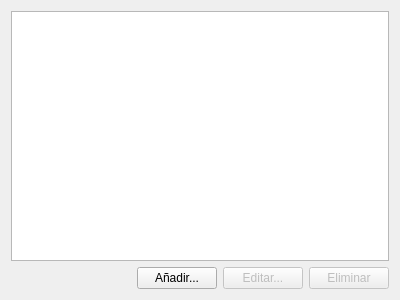
<?xml version="1.0" encoding="UTF-8"?>
<ui version="4.0">
 <class>ZonaListClass</class>
 <widget class="DataList" name="ZonaListClass">
  <property name="geometry">
   <rect>
    <x>0</x>
    <y>0</y>
    <width>400</width>
    <height>300</height>
   </rect>
  </property>
  <property name="windowTitle">
   <string>Form</string>
  </property>
  <layout class="QVBoxLayout" name="verticalLayout">
   <item>
    <widget class="QTableView" name="tabla"/>
   </item>
   <item>
    <layout class="QHBoxLayout" name="horizontalLayout">
     <item>
      <spacer name="horizontalSpacer">
       <property name="orientation">
        <enum>Qt::Horizontal</enum>
       </property>
       <property name="sizeHint" stdset="0">
        <size>
         <width>40</width>
         <height>20</height>
        </size>
       </property>
      </spacer>
     </item>
     <item>
      <widget class="QPushButton" name="anade">
       <property name="text">
        <string>Añadir...</string>
       </property>
      </widget>
     </item>
     <item>
      <widget class="QPushButton" name="edita">
       <property name="enabled">
        <bool>false</bool>
       </property>
       <property name="text">
        <string>Editar...</string>
       </property>
      </widget>
     </item>
     <item>
      <widget class="QPushButton" name="elimina">
       <property name="enabled">
        <bool>false</bool>
       </property>
       <property name="text">
        <string>Eliminar</string>
       </property>
      </widget>
     </item>
    </layout>
   </item>
  </layout>
 </widget>
 <customwidgets>
  <customwidget>
   <class>DataList</class>
   <extends>QWidget</extends>
   <header location="global">widgets/datalist.h</header>
   <container>1</container>
  </customwidget>
 </customwidgets>
 <resources/>
 <connections/>
</ui>
